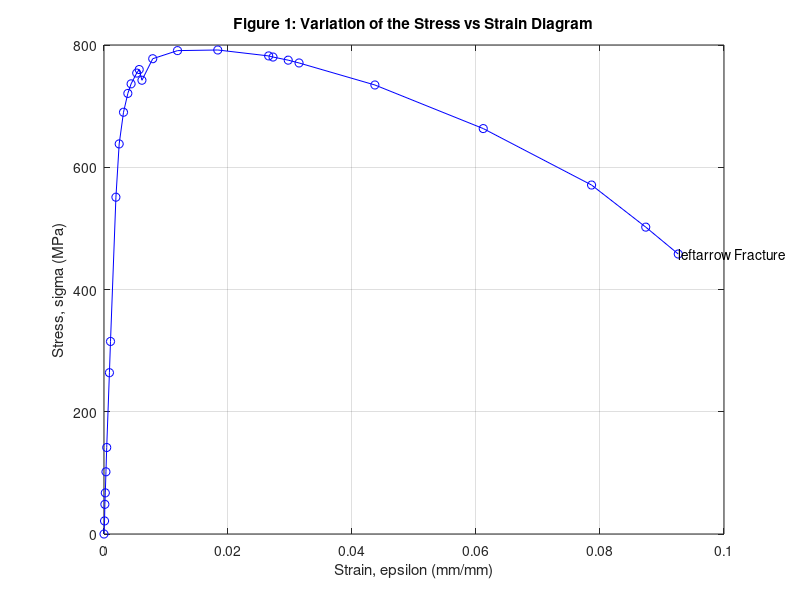

The MATLAB script that drew this image: (Note: this script raises an error after producing the figure.)
stress=[0 0.2096 0.4759 0.6595 0.9972 1.387 2.586 3.087 5.4 6.254 6.762 7.064 7.217 7.39 7.447 7.275 7.62 7.75 7.76 7.665 7.647 7.597 7.552 7.199 6.50 5.595 4.92 4.489 ];
strain=[0 0.0000874 .000140 .0002097 .0003146 0.0004369 0.0008738 .001048 .001922 .002447 .003146 .003845 .004369 .005278 .00568 .00612 .00786 .011855 .01835 .02656 .02726 .02971 .03146 .04369 .06117 .07864 .08738 .09262];
stress2=(1000/9.8).*stress;
plot(strain,stress2,"bo-")
grid on
title("Figure 1: Variation of the Stress vs Strain Diagram")
xlabel("Strain, \epsilon (mm/mm)")
ylabel("Stress, \sigma (MPa)")
text(0.09262,4.489*(1000/9.8),"\leftarrow Fracture")
hold on
slopes=diff(stress2,1,10)./diff(strain,1,10);
m=286690.9469;
y=@(x)m*(x-.0002);
fplot(y,[.0002 .0035],"r-",LineWidth=1.5)
hold off